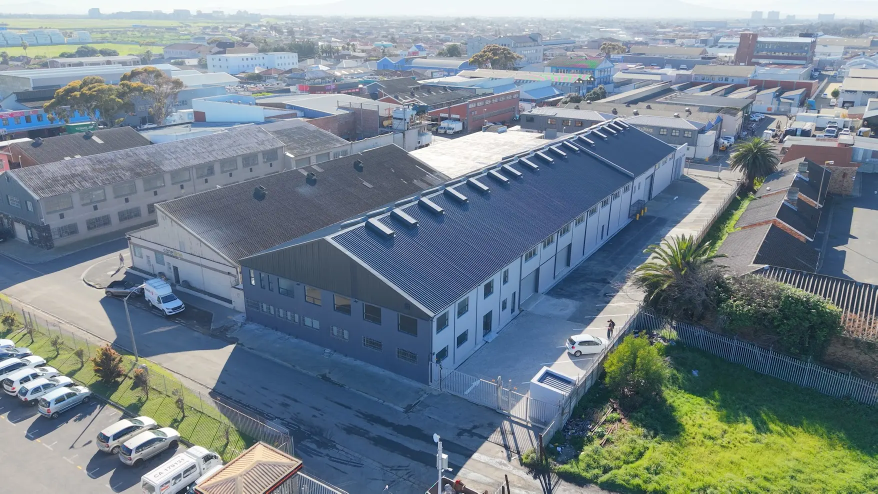
#> input picture src/assets/photos/loop-aerial.webp, 1755 x 987 px, found by its file name (shown at 1/2 size)
$ python site-outline.py
#> lines starting #> are read from the running program, lines starting #| are printed output that depends on the picture; after the words box and inside, x2 and y2 are one past the last pixel; in counts of white or black regions, pixels touching at a corner belong together
"""
Outline the part of a photo we own and dim everything around it.

Usage: python3 scripts/site-outline.py
Reads SITES below (polygon points as percentages of the photo's width and height) and writes
<name>-site.webp next to each source photo. Adjust a polygon and re-run to move the outline.
"""
from PIL import Image, ImageDraw, ImageFilter, ImageEnhance
import os

PHOTOS = "src/assets/photos"
GOLD = (214, 176, 96)

SITES = {
    # 9 Loop Street, Maitland
    "loop-aerial.webp": [(27, 50), (70, 23.5), (79, 27.5), (83, 31), (74, 60), (61, 87), (50, 79), (28, 63)],
    "loop-before-aerial.jpg": [(29, 53), (70, 24.5), (75, 26.5), (79, 36), (70, 60), (61, 84), (50, 76), (29, 68)],
    "loop-aerial-angle.webp": [(25, 33), (30, 21), (48, 21), (92, 62), (91, 74), (69, 97), (48, 98), (40, 80), (26, 42)],
    "loop-top-down.webp": [(22, 35), (94, 35), (94, 80), (22, 80)],
}


def outline(name: str, pts: list[tuple[float, float]]) -> str:
#> called with name = 'loop-aerial.webp'
    im = Image.open(os.path.join(PHOTOS, name)).convert("RGB")
#> im is the input picture: PIL image 1755x987 RGB; mean R, G, B 117.6, 132, 140.9
    if im.width > 1800:
        im = im.resize((1800, round(1800 * im.height / im.width)), Image.LANCZOS)
    w, h = im.size
#> w = 1755; h = 987
    poly = [(x * w / 100, y * h / 100) for x, y in pts]
    # Surroundings: darker and quieter, so the eye goes to the site.
    around = ImageEnhance.Color(im).enhance(0.45)
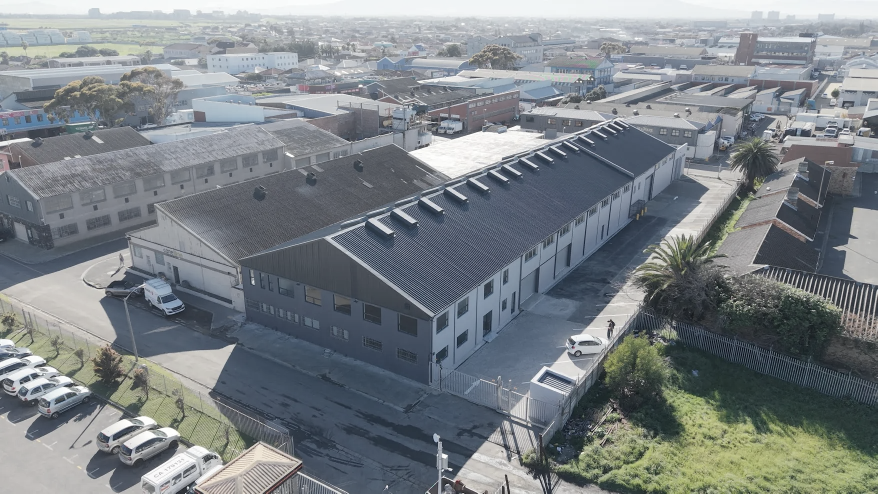
#> around: PIL image 1755x987 RGB (shown at 1/2 size); mean R, G, B 123.2, 129.7, 133.8
    around = ImageEnhance.Brightness(around).enhance(0.58)
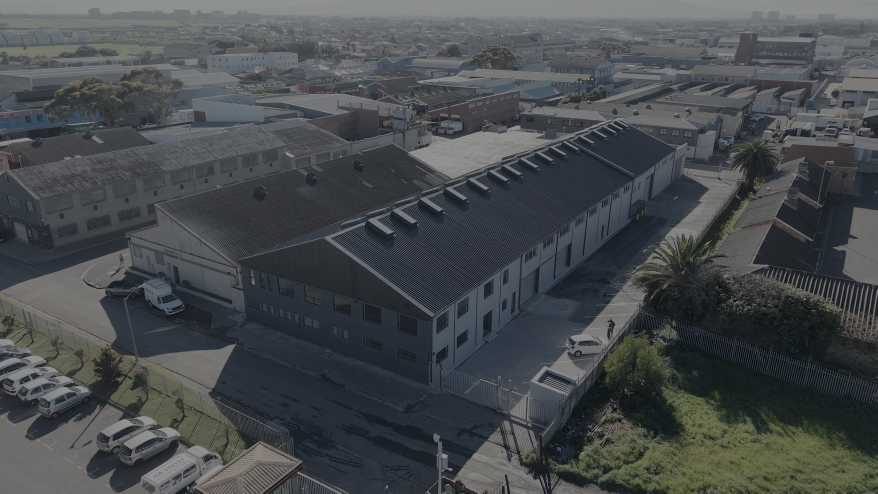
#> around: PIL image 1755x987 RGB (shown at 1/2 size); mean R, G, B 71, 74.7, 77.1
    mask = Image.new("L", (w, h), 0)
#> mask: PIL image 1755x987 L; every value is 0
    ImageDraw.Draw(mask).polygon(poly, fill=255)
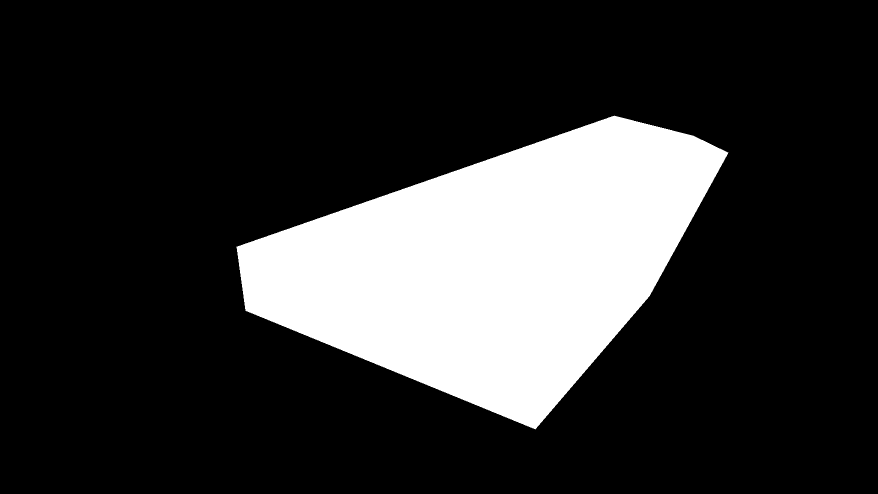
#> mask: PIL image 1755x987 L (shown at 1/2 size); 19.7% white; 1 white region, box (x1, y1, x2, y2) and area: (473, 231, 1457, 859) 341857
    mask = mask.filter(ImageFilter.GaussianBlur(1.2))
    out = Image.composite(im, around, mask)
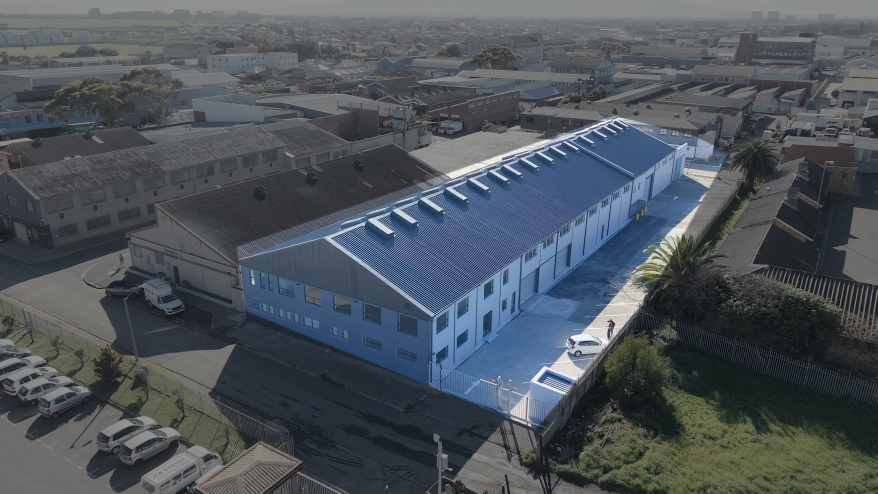
#> out: PIL image 1755x987 RGB (shown at 1/2 size); mean R, G, B 77, 84, 90.8
    # A soft glow, then a crisp gold line on the boundary.
    lw = max(3, round(w / 450))
#> lw = 4
    glow = Image.new("L", (w, h), 0)
    ImageDraw.Draw(glow).line(poly + [poly[0]], fill=255, width=lw * 4, joint="curve")
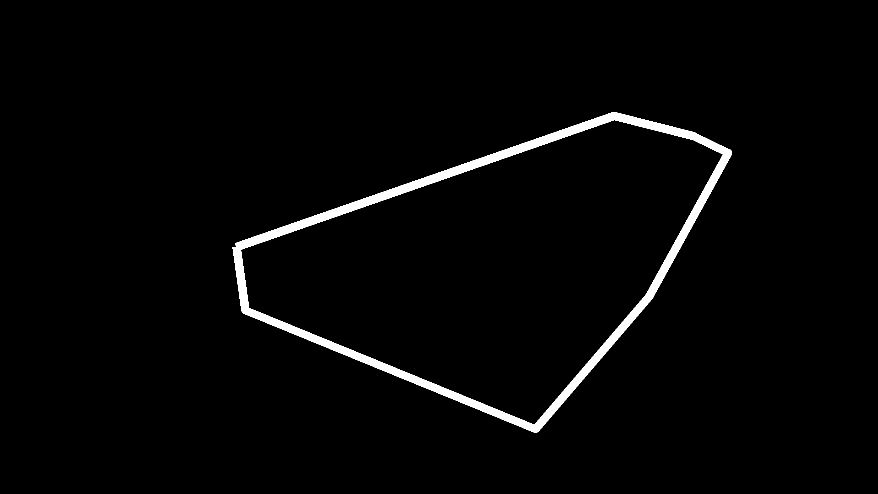
#> glow: PIL image 1755x987 L (shown at 1/2 size); 2.2% white; 1 white region, box (x1, y1, x2, y2) and area: (465, 224, 1464, 866) 38404
    glow = glow.filter(ImageFilter.GaussianBlur(lw * 2)).point(lambda v: int(v * 0.45))
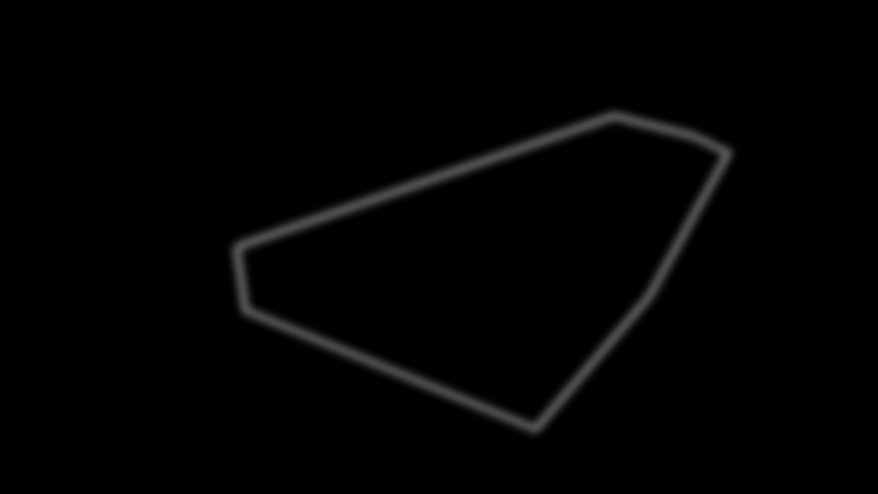
#> glow: PIL image 1755x987 L (shown at 1/2 size); min 0, max 85, mean 2.5
    out = Image.composite(Image.new("RGB", (w, h), GOLD), out, glow)
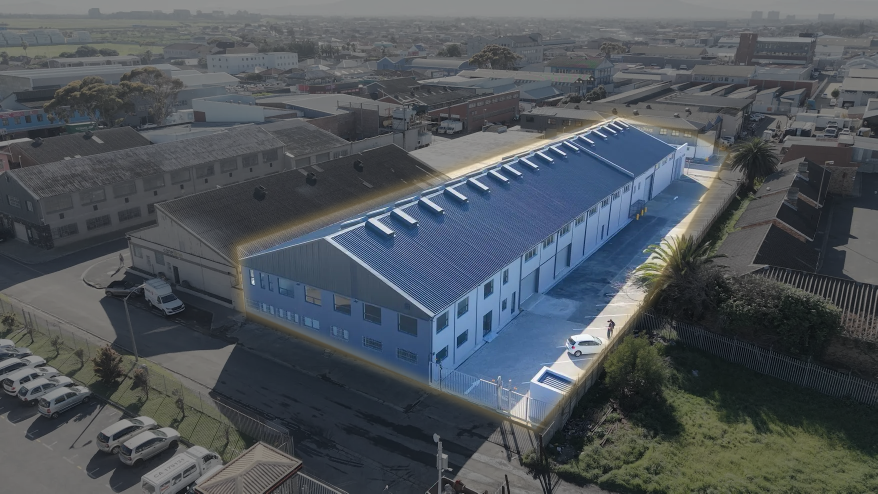
#> out: PIL image 1755x987 RGB (shown at 1/2 size); mean R, G, B 78.2, 84.8, 90.7
    ImageDraw.Draw(out).line(poly + [poly[0]], fill=GOLD, width=lw, joint="curve")
    base, _ = os.path.splitext(name)
    dest = os.path.join(PHOTOS, f"{base}-site.webp")
    out.save(dest, quality=82, method=6)
    return dest


if __name__ == "__main__":
    for n, p in SITES.items():
        print(outline(n, p))
#> pass 2 of the loop `for n, p in SITES.items():`:
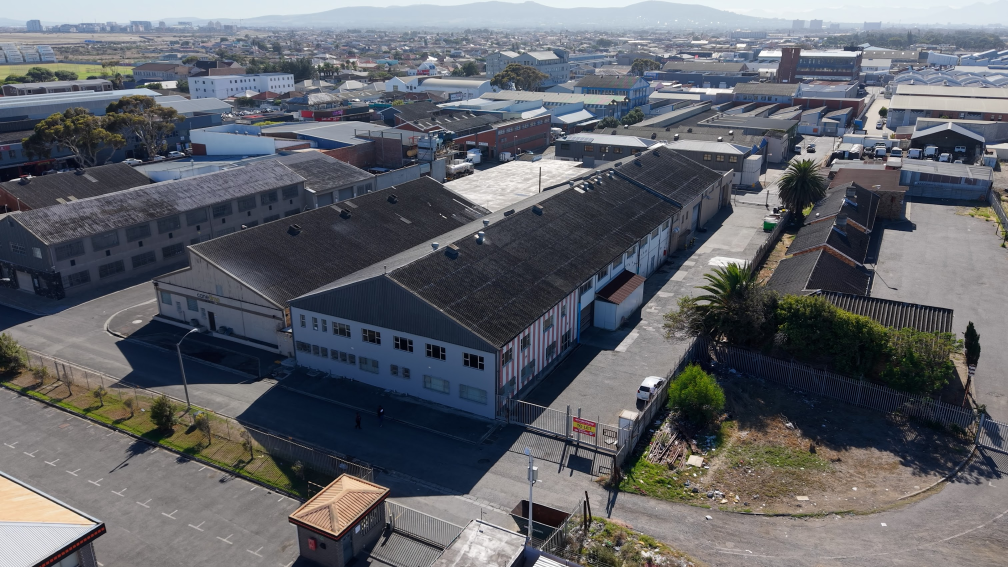
#> input picture src/assets/photos/loop-before-aerial.jpg, 3024 x 1701 px, found by its file name (shown at 1/3 size)
#> in outline, im is the input picture: PIL image 3024x1701 RGB; mean R, G, B 96.2, 98.6, 104.9
#> im: PIL image 1800x1012 RGB
#> in outline (call 2), `ImageDraw.Draw(mask).polygon(poly, fill=255)`:
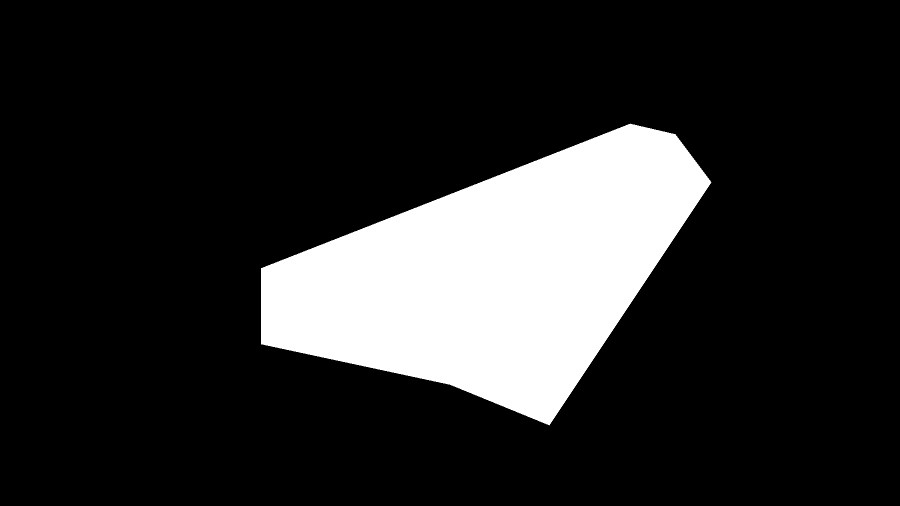
#> mask: PIL image 1800x1012 L (shown at 1/2 size); 16.4% white; 1 white region, box (x1, y1, x2, y2) and area: (522, 247, 1423, 851) 298060
#> in outline (call 2), `out = Image.composite(Image.new("RGB", (w, h), GOLD), out, glow)`:
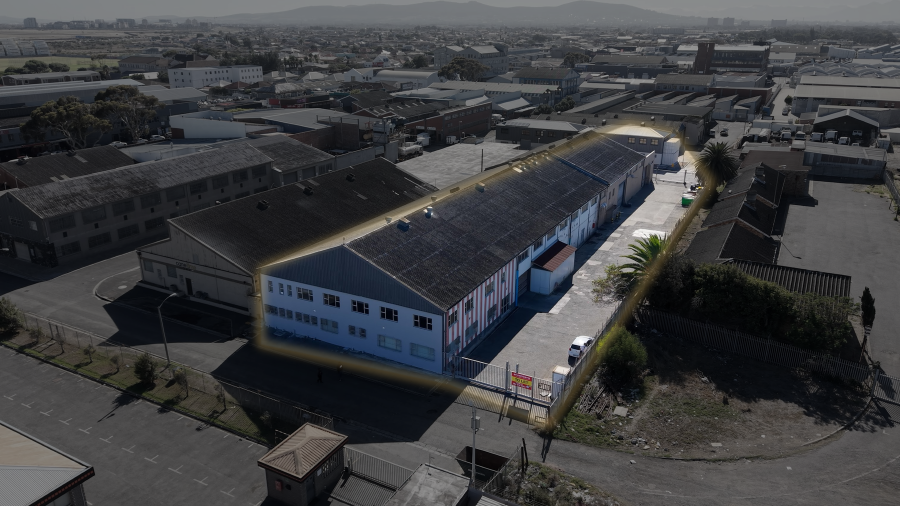
#> out: PIL image 1800x1012 RGB (shown at 1/2 size); mean R, G, B 61.7, 62.7, 65
#> pass 3 of the loop `for n, p in SITES.items():`:
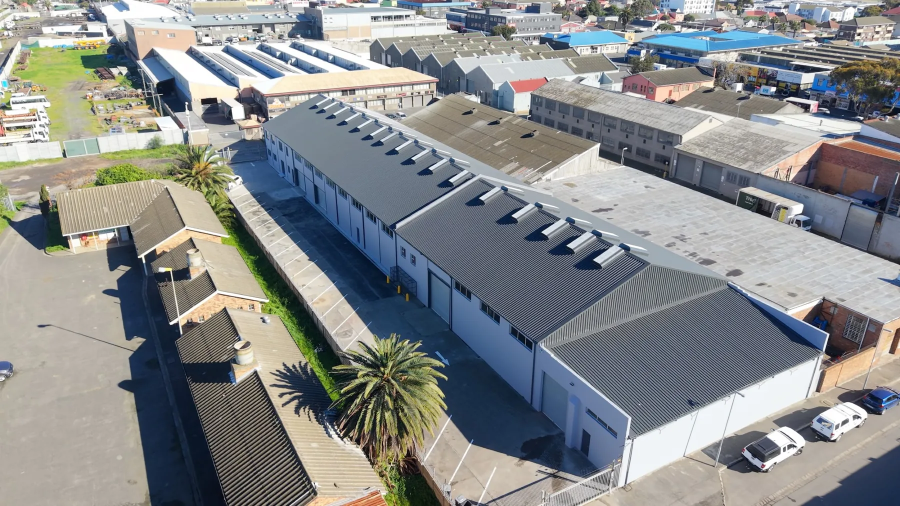
#> input picture src/assets/photos/loop-aerial-angle.webp, 1800 x 1012 px, found by its file name (shown at 1/2 size)
#> in outline, im is the input picture: PIL image 1800x1012 RGB; mean R, G, B 135.5, 138.3, 138.6
#> in outline (call 3), `ImageDraw.Draw(mask).polygon(poly, fill=255)`:
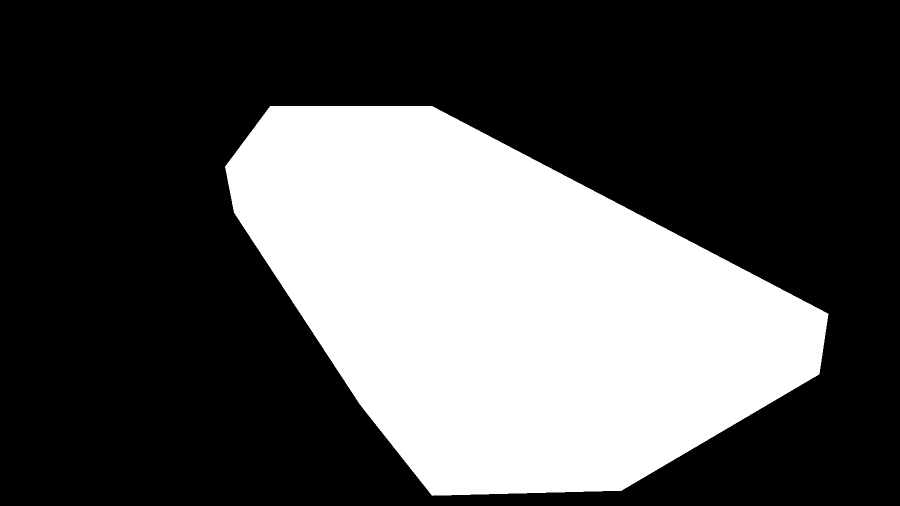
#> mask: PIL image 1800x1012 L (shown at 1/2 size); 32.7% white; 1 white region, box (x1, y1, x2, y2) and area: (450, 212, 1657, 992) 594809
#> in outline (call 3), `out = Image.composite(Image.new("RGB", (w, h), GOLD), out, glow)`:
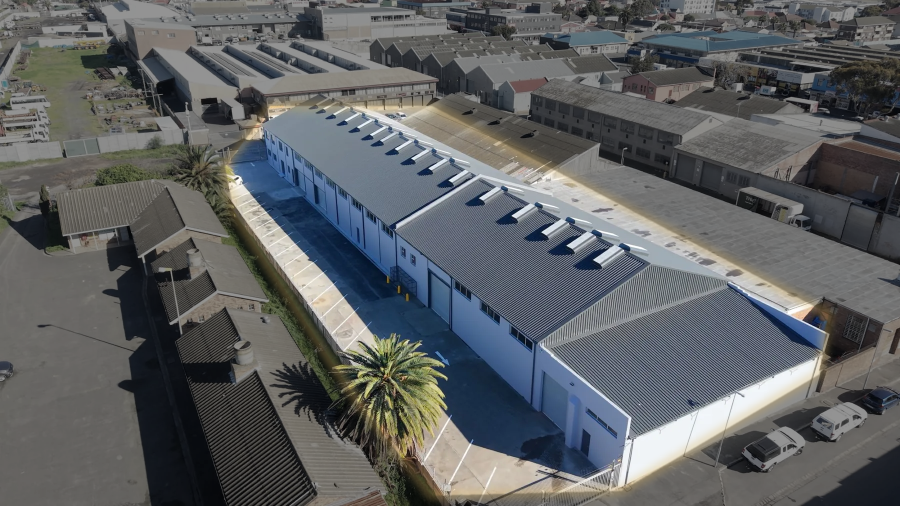
#> out: PIL image 1800x1012 RGB (shown at 1/2 size); mean R, G, B 93.9, 96.5, 98.4
#> the loop made 4 passes; the first 3 are shown
